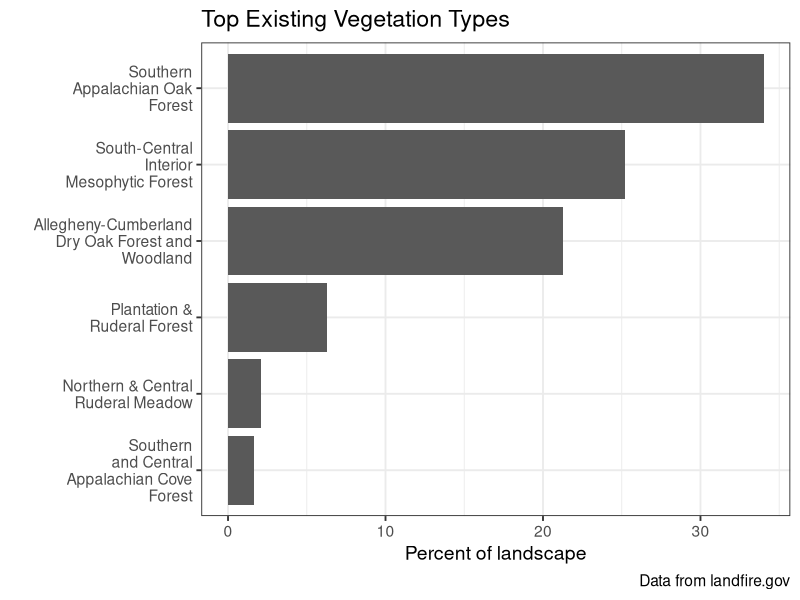
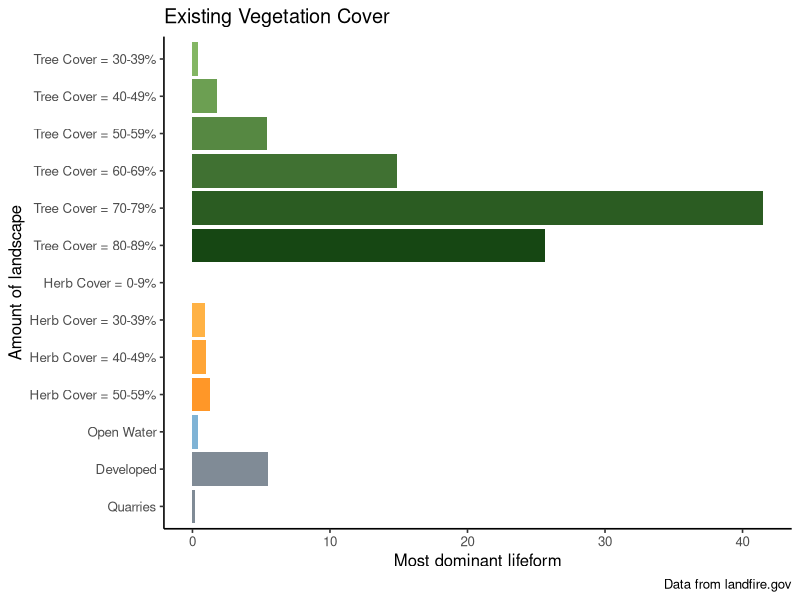
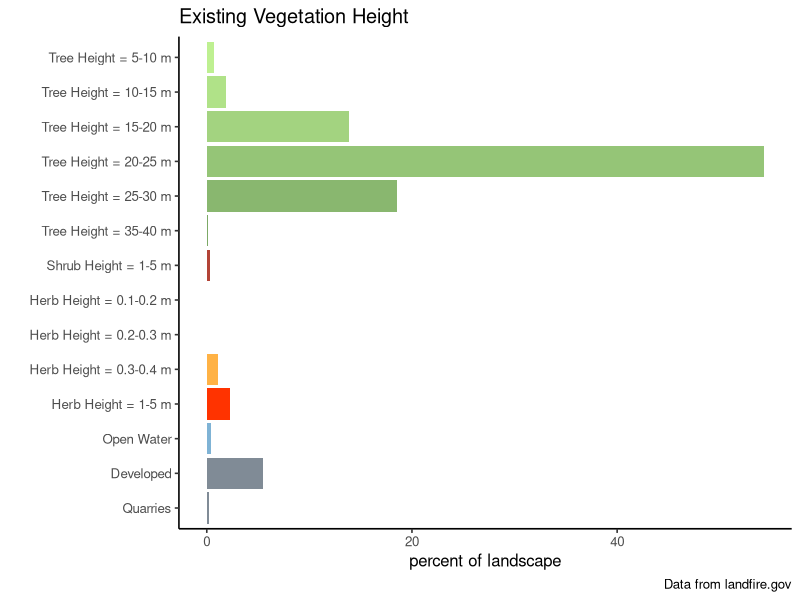
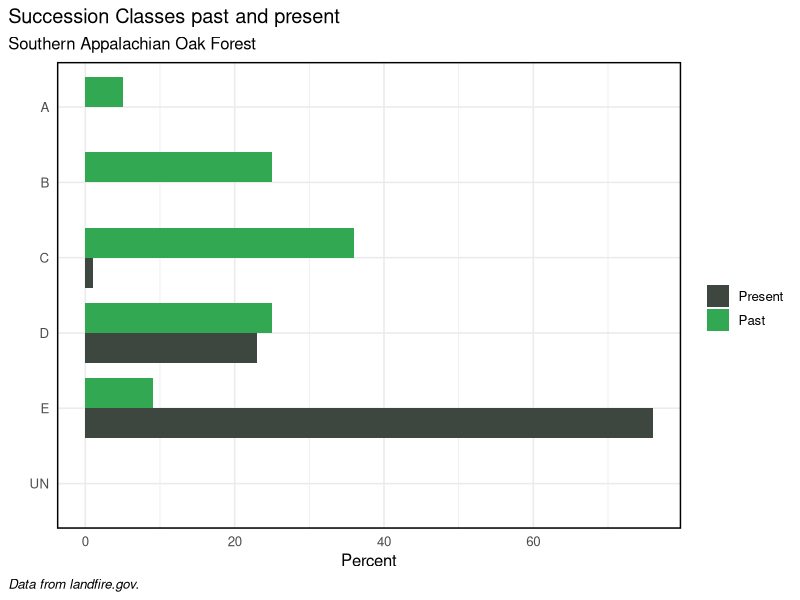

Generate these figures, in order, with R:
## ---- chunk 1
library(tidyverse)

## ---- chunk 2
evtname <- read.csv(file = "data/evt_10.csv") %>%
  arrange(desc(percent))

evtname$evt <- factor(evtname$evt, levels = evtname$evt[order(evtname$percent)])


# plot
evtChart <-
  ggplot(data = evtname, aes(x = evt, y = percent)) +
  geom_bar(stat = "identity") +
  labs(
    title = "Top Existing Vegetation Types",
    caption = "Data from landfire.gov",
    x = "",
    y = "Percent of landscape") +
  scale_x_discrete(limits = rev(evtname$EVT_NAME),
                   labels = function(x) str_wrap(x, width = 18)) +
  coord_flip() +
  theme_bw(base_size = 14)



evtChart
## ---- chunk 3
evcname <- read.csv("data/evc_aoi_attributes.csv")

# create "type" column based on conditions
evcname <- evcname %>% mutate(type = if_else(VALUE %in% 11, "Open Water",
                                             if_else(VALUE %in% 12, "Snow / Ice",
                                                     if_else(VALUE %in% c(13:25), "Developed",
                                                             if_else(VALUE %in% 31, "Barren",
                                                                     if_else(VALUE %in% c(60:70), "Agriculture",
                                                                             if_else(VALUE %in% 32, "Quarries",
                                                                                     if_else(VALUE %in% 100, "Sparse Vegetation",
                                                                                             if_else(VALUE %in% c(101:199), "Tree",
                                                                                                     if_else(VALUE %in% c(201:299), "Shrub",
                                                                                                             if_else(VALUE %in% c(301:399), "Herb",
                                                                                                                     "Other")))))))))))

# create reverse substr() function
revSubstr <- function(x, start, stop) {
  x <- strsplit(x, "")
  sapply(x, 
         function(x) paste(rev(rev(x)[start:stop]), collapse = ""), 
         USE.NAMES = FALSE)  }

# create cover column based on 2nd and 3rd to last values of classname
# if "Other" type, make 0
evcname <- evcname %>% mutate(cover = as.numeric(if_else(VALUE > 100,
                                                         revSubstr(evcname$CLASSNAMES, start = 2, stop = 3),
                                                         "0")))

# create bin breaks for grouping
breaks <- seq(0, 100, 10)
# create intervals for grouping and summarize
# also create factor order for "type"
evcgroup <- evcname %>%
  mutate(interval = cut(cover,
                        breaks, 
                        include.lowest = TRUE, 
                        right = T,
                        labels = c("0-9", "10-19", "20-29", "30-39", "40-49", "50-59", "60-69", "70-79", 
                                   "80-89", "90-100")),
         type = factor(type, levels = c("Tree", "Shrub", "Herb", "Open Water", "Snow / Ice", "Developed", "Agriculture", "Sparse Vegetation", "Barren", "Quarries", "Other"))) %>%
  group_by(type, interval) %>%
  summarize(Freq = sum(Freq),
            ACRES = sum(ACRES),
            REL_PERCENT = sum(REL_PERCENT))

# add label and legend names based on condition
evcgroup <- evcgroup %>% mutate(label = if_else(type %in% c("Tree", "Shrub", "Herb"),
                                                paste0(type, " Cover = ", interval, "%"), as.character(type)),
                                legend = if_else(type %in% c("Tree", "Shrub", "Herb", "Open Water"),
                                                 type, as.factor("Other")))

# turn current label order to factors
evclabel.list <- evcgroup$label
evcgroup <- evcgroup %>% mutate(label = fct_rev(factor(label, evclabel.list)))



# create factor level colors for legend (original from Myles)
## cols <- c("Tree" = "#196F3D", "Shrub" = "#229954", "Herb" = "#52BE80", "Open Water" = "#7FB3D5",
##          "Other" = "#808B96")

# join in custom cols column to color bars by specific label

evc_group_cols <- read.csv("data/evc_group_cols.csv")

evcgroup <- left_join(evcgroup, evc_group_cols, by = "label")

evcgroup$label <- factor(evcgroup$label, levels = rev(evcgroup$label))

evcgroup <- evcgroup %>%
  filter(REL_PERCENT > 0.01)

# plot
evcChart <-
  ggplot(data = evcgroup, aes(x = label, y = REL_PERCENT, fill = colors)) +
  geom_bar(stat = "identity") +
  labs(
    title = "Existing Vegetation Cover",
    caption = "Data from landfire.gov",
    x = "Amount of landscape",
    y = "Most dominant lifeform") +
  scale_fill_identity() +
  coord_flip() +
  theme_classic(base_size = 12)+
  theme(legend.position = "none") 


evcChart


## ---- chunk 4

# load evh attribute table
evhname <- read.csv(file = "data/evh_aoi_attributes.csv")


# create "type" column based on conditions
evhname <- evhname %>% mutate(type = if_else(VALUE %in% 11, "Open Water",
                                             if_else(VALUE %in% 12, "Snow / Ice",
                                                     if_else(VALUE %in% c(13:25), "Developed",
                                                             if_else(VALUE %in% 31, "Barren",
                                                                     if_else(VALUE %in% c(60:70), "Agriculture",
                                                                             if_else(VALUE %in% 32, "Quarries",
                                                                                     if_else(VALUE %in% 100, "Sparse Vegetation",
                                                                                             if_else(VALUE %in% c(101:199), "Tree",
                                                                                                     if_else(VALUE %in% c(201:299), "Shrub",
                                                                                                             if_else(VALUE %in% c(301:399), "Herb",
                                                                                                                     "Other"))))))))))) %>%
  mutate(height_m = if_else(type %in% "Tree", (VALUE -100),
                            if_else(type %in% "Shrub", ((VALUE - 200) / 10),
                                    if_else(type %in% "Herb", ((VALUE - 300) / 10), 0))) %>%
           as.character() %>% as.numeric())

# create bin breaks for grouping
breaks <- c(0, 0.1, 0.2, 0.3, 0.4, 0.5, 0.6, 0.7, 0.8, 0.9, 1, 5, 10, 15, 20, 25, 30, 35, 40, 45, 50, 55, 60, 65, 70, 75, 80, 85, 90, 95, 100)

# create intervals for grouping and summarize
# also create factor order for "type"
evhgroup <- evhname %>%
  mutate(interval = cut(height_m,
                        breaks, 
                        include.lowest = TRUE, 
                        right = F,
                        labels = c("0", "0.1-0.2", "0.2-0.3", "0.3-0.4" ,"0.4-0.5", "0.5-0.6", "0.6-0.7", "0.7-0.8", "0.8-0.9", "0.9-1.0", "1-5", "5-10", "10-15", "15-20", "20-25", "25-30", "30-35", "35-40", "40-45", "45-50", "50-55", "55-60", "60-65", "65-70", "70-75", "75-80", "80-85", "85-90", "90-95", "95-100")),
         type = factor(type, levels = c("Tree", "Shrub", "Herb", "Open Water", "Snow / Ice", "Developed", "Agriculture", "Sparse Vegetation", "Barren", "Quarries", "Other"))) %>%
  group_by(type, interval) %>%
  summarise(VALUE = sum(VALUE),
            ACRES = sum(ACRES),
            REL_PERCENT = sum(REL_PERCENT))



# add label and legend names based on condition
evhgroup <- evhgroup %>% mutate(label = if_else(type %in% c("Tree", "Shrub", "Herb"),
                                                paste0(type, " Height = ", interval, " m"), as.character(type)),
                                legend = if_else(type %in% c("Tree", "Shrub", "Herb", "Open Water"),
                                                 type, as.factor("Other")))
# turn current label order to factors
evhlabel.list <- evhgroup$label
evhgroup <- evhgroup %>% mutate(label = fct_rev(factor(label, evhlabel.list)))

# create factor level colors for legend
##cols <- c("Tree" = "#196F3D", "Shrub" = "#229954", "Herb" = "#52BE80", "Open Water" = "#7FB3D5","Other" = "#808B96")

# join in custom cols column to color bars by specific label

evh_group_cols <- read.csv("data/evh_group_cols.csv")

evhgroup <- left_join(evhgroup, evh_group_cols, by = "label")

evhgroup$label <- factor(evhgroup$label, levels = rev(evhgroup$label))

evhgroup <- evhgroup %>%
  filter(REL_PERCENT > 0.01)

# plot
evhChart <-
ggplot(data = evhgroup, aes(x = label, y = REL_PERCENT, fill = colors)) +
  geom_bar(stat = "identity") +
  labs(
    title = "Existing Vegetation Height",
    caption = "Data from landfire.gov",
    x = "",
    y = "percent of landscape") +
  scale_fill_identity() +
  coord_flip() +
  theme_classic(base_size = 12)+
  theme(legend.position = "none")

evhChart



# plot with original color scheme
# evhChart <-
# ggplot(data = evhgroup, aes(x = label, y = REL_PERCENT, fill = legend)) +
#   geom_bar(stat = "identity") +
#   labs(
#     title = "Existing Vegetation Height",
#     subtitle = "landscape_name",
#     caption = "Data from landfire.gov.",
#     x = "",
#     y = "percent of landscape") +
#   scale_fill_manual(values = cols, name = "") +
#   coord_flip() +
#   theme_bw()
# 
# evhChart





## ---- chunk 5

aoi_ref_cur <- read.csv("data/evt_scls_3.csv")

## wrangle data, get top groups (BpSs)

evt_scls_saof <- aoi_ref_cur %>%
  dplyr::select(c("evt", "ref_label",  "current_percent", "ref_percent")) %>%
  pivot_longer(
    cols = c(`ref_percent`, `current_percent`), 
    names_to = "ref_cur", 
    values_to = "percent") %>%
  filter(evt == "Southern Appalachian Oak Forest" )


# order classes
evt_scls_saof$ref_label <- factor(evt_scls_saof$ref_label, levels = c(
  "UN",
  "E",
  "D",
  "C",
  "B",
  "A"))

sclasplot <-
  ggplot(evt_scls_saof, aes(fill = factor(ref_cur), y = percent, x = ref_label)) + 
  geom_col(width = 0.8, position = position_dodge()) +
  coord_flip() +
  scale_x_discrete(limits = (levels(evt_scls_saof$ref_label))) +
  labs(
    title = "Succession Classes past and present",
    subtitle = "Southern Appalachian Oak Forest",
    caption = "Data from landfire.gov.",
    x = "",
    y = "Percent") +
  theme_minimal(base_size = 12) +
  theme(plot.caption = element_text(hjust = 0, face = "italic"), #Default is hjust=1
        plot.title.position = "plot", #NEW parameter. Apply for subtitle too.
        plot.caption.position =  "plot") +
  scale_fill_manual(values = c("#3d4740", "#32a852" ), # present (grey), historical (green)
                    name = " ", 
                    labels = c("Present",
                               "Past")) +
    theme(panel.spacing = unit(.05, "lines"),
        panel.border = element_rect(color = "black", fill = NA, size = 1), 
        strip.background = element_rect(color = "black", size = 1))

sclasplot

